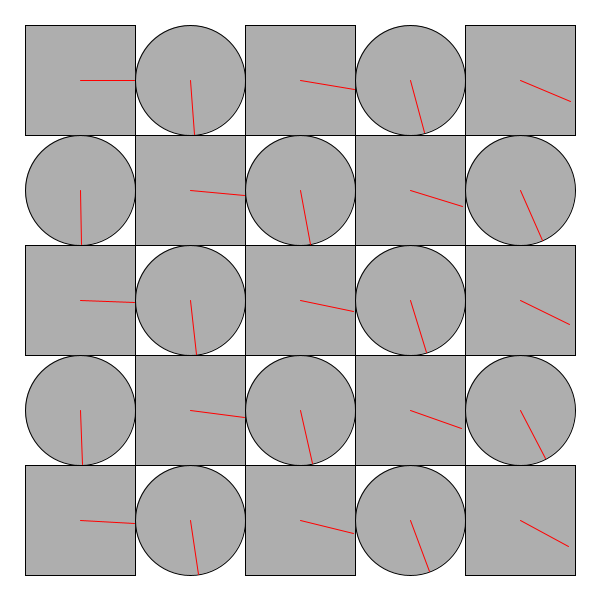
Frame 1 (no input)
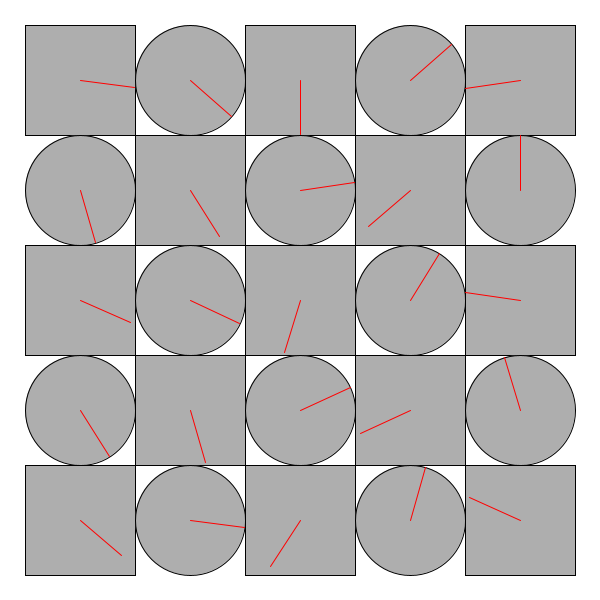
Frame 60 (the mouse pressed at the canvas centre just before this capture)
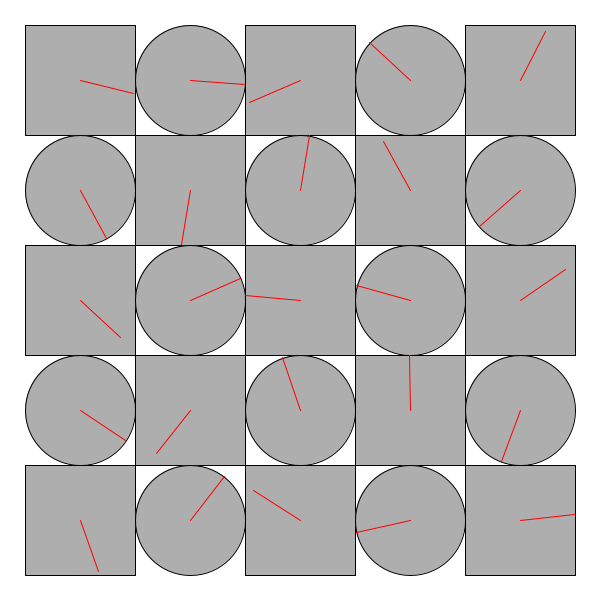
Frame 120 (the mouse held since frame 60 and released just before this capture)

The Processing sketch that drew these frames (run headless with seeded random() and noise(); from frame 60 on, the mouse is pressed at the canvas centre):

// Processing sketch: processing_151122
// ── processing_151122.pde

/*
 * Creative Coding
 * Week 2, 04 - The Clocks
 * by Indae Hwang and Jon McCormack
 * Copyright (c) 2014 Monash University
 *
 * This program draws a grid of circular "clocks", whose hands move according to the elasped time.
 * The higher the clock number the faster it moves, the first clock takes 1 min to go all the way around.
 * The function "movingCircle" is used to draw each clock. It is passed the position, size and hand angle
 * as arguments.
 * 
 */

void setup() {
  size(600, 600);
 background(180);
  rectMode(CENTER);
  noStroke();
}


void draw() {
  background(255);
  noStroke();

  int num = 5;
  int margin = 80;

  float gutter = 0; //distance between each cell
  float cellsize = ( width - (2 * margin) - gutter * (num - 1) ) / (num - 1);

 int circleNumber = 0; // counter
 int rectNumber = 0;

  for (int i=0; i<num; i++) {
    for (int j=0; j<num; j++) {
     ++circleNumber;
   
      
      float tx = margin + cellsize * i + gutter * i;
      float ty = margin + cellsize * j + gutter * j;
      
      
      
            if ((circleNumber & 1) == 0) { //calculates when it is an odd number
          movingCircle(tx, ty, cellsize, circleNumber * TWO_PI * millis() / 60000.0);}
      else {         
          movingCircle2(tx, ty, cellsize, circleNumber * TWO_PI * millis() / 60000.0);
       
    }
   }  
  }
}//end of draw 


void movingCircle(float x, float y, float size, float angle) {

  // calculate endpoint of the line
  float tempX = x + (size / 2) * sin(angle);
 float tempY = y + (size / 2) * cos(angle);

 stroke(0);
 strokeWeight(1);
  fill(140, 180);
 ellipse(x, y, size, size); // circle

  stroke(255, 0, 0);
  line(x, y, tempX,tempY ); // red line
}
void movingCircle2(float x, float y, float size, float angle) {

 // calculate endpoint of the line
  float tempX = x + (size / 2) * cos(angle);
 float tempY = y + (size / 2) * sin(angle);

  stroke(0);
  strokeWeight(1);
 fill(140, 180);
  rect(x, y, size, size); // circle

  stroke(255, 0, 0);
  line(x, y, tempX,tempY ); // red line
}
